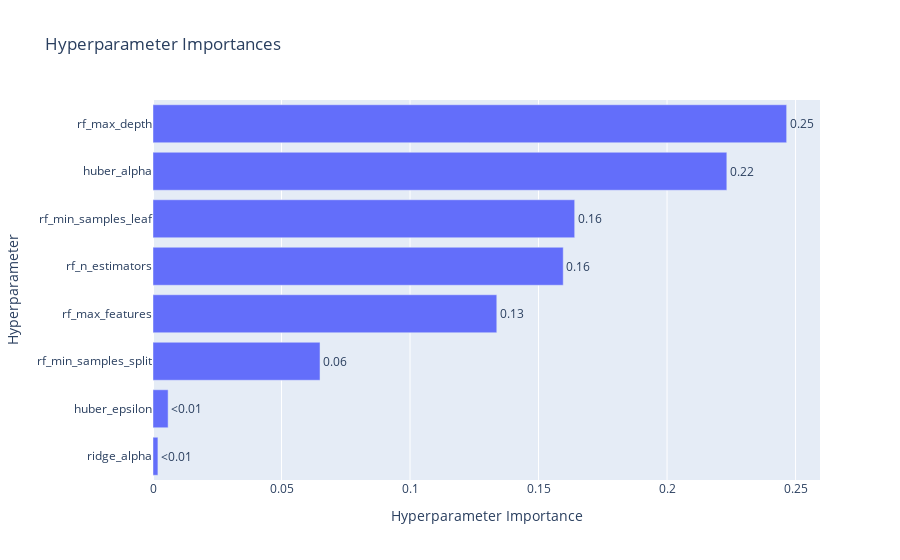

Notebook source saved alongside this figure:
### Markdown cell above
Глянем какие параметры влияли а какие нет

### Code cell
optuna.visualization.plot_param_importances(study).show()

### Figure 1 — Plotly figure (JSON) as saved in the notebook; plotly's stock layout.template omitted (floating-point values rounded to 4 significant figures)
{"data": [{"cliponaxis": false, "hovertemplate": ["ridge_alpha (FloatDistribution): 0.0019136806314264264<extra></extra>", "huber_epsilon (FloatDistribution): 0.005880754650225393<extra></extra>", "rf_min_samples_split (IntDistribution): 0.06498376793199406<extra></extra>", "rf_max_features (IntDistribution): 0.1337550909097979<extra></extra>", "rf_n_estimators (IntDistribution): 0.15961187362103305<extra></extra>", "rf_min_samples_leaf (IntDistribution): 0.164065036917148<extra></extra>", "huber_alpha (FloatDistribution): 0.2232581539440937<extra></extra>", "rf_max_depth (IntDistribution): 0.24653164139428163<extra></extra>"], "name": "Objective Value", "orientation": "h", "text": ["<0.01", "<0.01", "0.06", "0.13", "0.16", "0.16", "0.22", "0.25"], "textposition": "outside", "type": "bar", "x": [0.001914, 0.005881, 0.06498, 0.1338, 0.1596, 0.1641, 0.2233, 0.2465], "y": ["ridge_alpha", "huber_epsilon", "rf_min_samples_split", "rf_max_features", "rf_n_estimators", "rf_min_samples_leaf", "huber_alpha", "rf_max_depth"]}], "layout": {"title": {"text": "Hyperparameter Importances"}, "xaxis": {"title": {"text": "Hyperparameter Importance"}}, "yaxis": {"title": {"text": "Hyperparameter"}}}}
